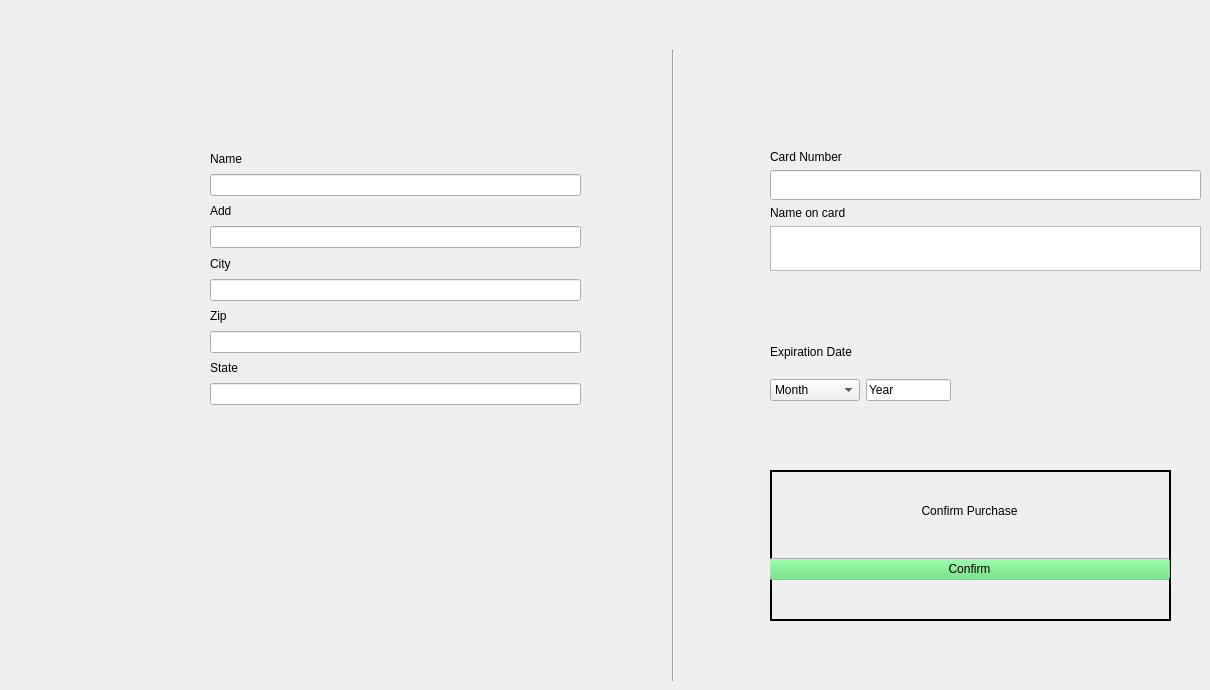
      <widget class="QWidget" name="checkoutpage">
       <widget class="QWidget" name="verticalLayoutWidget">
        <property name="geometry">
         <rect>
          <x>770</x>
          <y>150</y>
          <width>431</width>
          <height>121</height>
         </rect>
        </property>
        <layout class="QVBoxLayout" name="verticalLayout_16">
         <item>
          <widget class="QLabel" name="label">
           <property name="text">
            <string>Card Number</string>
           </property>
          </widget>
         </item>
         <item>
          <widget class="QLineEdit" name="lineEdit_2">
           <property name="sizePolicy">
            <sizepolicy hsizetype="Expanding" vsizetype="Minimum">
             <horstretch>0</horstretch>
             <verstretch>100</verstretch>
            </sizepolicy>
           </property>
           <property name="minimumSize">
            <size>
             <width>0</width>
             <height>30</height>
            </size>
           </property>
          </widget>
         </item>
         <item>
          <widget class="QLabel" name="label_2">
           <property name="text">
            <string>Name on card</string>
           </property>
          </widget>
         </item>
         <item>
          <widget class="QTextEdit" name="textEdit"/>
         </item>
        </layout>
       </widget>
       <widget class="QWidget" name="verticalLayoutWidget_2">
        <property name="geometry">
         <rect>
          <x>210</x>
          <y>150</y>
          <width>371</width>
          <height>255</height>
         </rect>
        </property>
        <layout class="QVBoxLayout" name="verticalLayout_27">
         <item>
          <widget class="QLabel" name="label_6">
           <property name="text">
            <string>Name</string>
           </property>
          </widget>
         </item>
         <item>
          <widget class="QLineEdit" name="lineEdit"/>
         </item>
         <item>
          <widget class="QLabel" name="label_7">
           <property name="text">
            <string>Add</string>
           </property>
          </widget>
         </item>
         <item>
          <widget class="QLineEdit" name="lineEdit_7"/>
         </item>
         <item>
          <widget class="QLabel" name="label_8">
           <property name="text">
            <string>City</string>
           </property>
          </widget>
         </item>
         <item>
          <widget class="QLineEdit" name="lineEdit_8"/>
         </item>
         <item>
          <widget class="QLabel" name="label_10">
           <property name="text">
            <string>Zip </string>
           </property>
          </widget>
         </item>
         <item>
          <widget class="QLineEdit" name="lineEdit_9"/>
         </item>
         <item>
          <widget class="QLabel" name="label_9">
           <property name="text">
            <string>State</string>
           </property>
          </widget>
         </item>
         <item>
          <widget class="QLineEdit" name="lineEdit_10"/>
         </item>
        </layout>
       </widget>
       <widget class="QWidget" name="gridLayoutWidget">
        <property name="geometry">
         <rect>
          <x>770</x>
          <y>330</y>
          <width>181</width>
          <height>71</height>
         </rect>
        </property>
        <layout class="QGridLayout" name="gridLayout_62">
         <item row="1" column="1">
          <widget class="QLineEdit" name="lineEdit_3">
           <property name="text">
            <string>Year</string>
           </property>
          </widget>
         </item>
         <item row="1" column="0">
          <widget class="QComboBox" name="comboBox">
           <item>
            <property name="text">
             <string>Month</string>
            </property>
           </item>
           <item>
            <property name="text">
             <string>January</string>
            </property>
           </item>
           <item>
            <property name="text">
             <string>Febuary</string>
            </property>
           </item>
           <item>
            <property name="text">
             <string>March</string>
            </property>
           </item>
           <item>
            <property name="text">
             <string>April</string>
            </property>
           </item>
           <item>
            <property name="text">
             <string>May</string>
            </property>
           </item>
           <item>
            <property name="text">
             <string>June</string>
            </property>
           </item>
           <item>
            <property name="text">
             <string>July</string>
            </property>
           </item>
           <item>
            <property name="text">
             <string>August</string>
            </property>
           </item>
           <item>
            <property name="text">
             <string>September</string>
            </property>
           </item>
           <item>
            <property name="text">
             <string>October</string>
            </property>
           </item>
           <item>
            <property name="text">
             <string>November</string>
            </property>
           </item>
           <item>
            <property name="text">
             <string>December</string>
            </property>
           </item>
          </widget>
         </item>
         <item row="0" column="0" colspan="2">
          <widget class="QLabel" name="label_3">
           <property name="text">
            <string>Expiration Date</string>
           </property>
          </widget>
         </item>
        </layout>
       </widget>
       <widget class="Line" name="line_4">
        <property name="geometry">
         <rect>
          <x>663</x>
          <y>50</y>
          <width>20</width>
          <height>631</height>
         </rect>
        </property>
        <property name="orientation">
         <enum>Qt::Vertical</enum>
        </property>
       </widget>
       <widget class="QFrame" name="frame_51">
        <property name="geometry">
         <rect>
          <x>770</x>
          <y>470</y>
          <width>401</width>
          <height>151</height>
         </rect>
        </property>
        <property name="frameShape">
         <enum>QFrame::Box</enum>
        </property>
        <property name="frameShadow">
         <enum>QFrame::Plain</enum>
        </property>
        <property name="lineWidth">
         <number>2</number>
        </property>
        <widget class="QWidget" name="verticalLayoutWidget_3">
         <property name="geometry">
          <rect>
           <x>-1</x>
           <y>-1</y>
           <width>401</width>
           <height>151</height>
          </rect>
         </property>
         <layout class="QVBoxLayout" name="verticalLayout_29">
          <item>
           <widget class="QLabel" name="label_4">
            <property name="layoutDirection">
             <enum>Qt::LeftToRight</enum>
            </property>
            <property name="text">
             <string>Confirm Purchase</string>
            </property>
            <property name="alignment">
             <set>Qt::AlignCenter</set>
            </property>
           </widget>
          </item>
          <item>
           <widget class="QPushButton" name="pushButton">
            <property name="palette">
             <palette>
              <active>
               <colorrole role="Button">
                <brush brushstyle="SolidPattern">
                 <color alpha="255">
                  <red>88</red>
                  <green>223</green>
                  <blue>110</blue>
                 </color>
                </brush>
               </colorrole>
              </active>
              <inactive>
               <colorrole role="Button">
                <brush brushstyle="SolidPattern">
                 <color alpha="255">
                  <red>88</red>
                  <green>223</green>
                  <blue>110</blue>
                 </color>
                </brush>
               </colorrole>
              </inactive>
              <disabled>
               <colorrole role="Button">
                <brush brushstyle="SolidPattern">
                 <color alpha="255">
                  <red>88</red>
                  <green>223</green>
                  <blue>110</blue>
                 </color>
                </brush>
               </colorrole>
              </disabled>
             </palette>
            </property>
            <property name="text">
             <string>Confirm</string>
            </property>
            <property name="autoDefault">
             <bool>false</bool>
            </property>
            <property name="default">
             <bool>false</bool>
            </property>
            <property name="flat">
             <bool>false</bool>
            </property>
           </widget>
          </item>
          <item>
           <spacer name="verticalSpacer_5">
            <property name="orientation">
             <enum>Qt::Vertical</enum>
            </property>
            <property name="sizeType">
             <enum>QSizePolicy::Minimum</enum>
            </property>
            <property name="sizeHint" stdset="0">
             <size>
              <width>20</width>
              <height>40</height>
             </size>
            </property>
           </spacer>
          </item>
         </layout>
        </widget>
       </widget>
      </widget>
